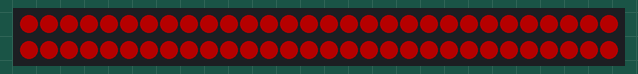
This sketch was run on a simulated Arduino Uno, built with avr-gcc and run on an emulated ATmega328P. On the bench: 60 RGB LEDs in strip order, left to right, continuing on the next row. Dim RGB values are drawn brighter than linear.

Above: at 0.1 s.
At 1.1 s:
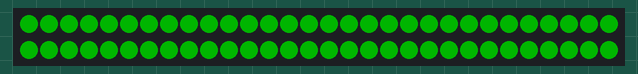
At 2.1 s:
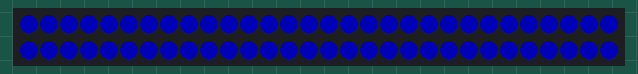

Measured:
- by itself, everything shown: repeats every 3.0 s, in 3 steps
- what the display in image 1 shows lasts 1.0 s, from 1.0 s to 2.0 s

The sketch:

LED_Strip.ino
```cpp
#include <FastLED.h>
#define DATA_PIN 6         // Define the digital pin connected to the data line of the LED strip
#define LED_TYPE WS2812B   // Define the type of LED strip you're using
#define COLOR_ORDER GRB    // Define the color order (RGB or GRB)
#define NUM_LEDS 60       // Define the number of LEDs in your strip
CRGB leds[NUM_LEDS];  // Create an array to store LED data
void setup() {
  FastLED.addLeds<LED_TYPE, DATA_PIN, COLOR_ORDER>(leds, NUM_LEDS);
  FastLED.setBrightness(64); // Set the brightness (0-255)
}
void loop() {
  // Set all LEDs to red
  fill_solid(leds, NUM_LEDS, CRGB(255, 0, 0));
  FastLED.show();
  delay(1000);
  // Set all LEDs to green
  fill_solid(leds, NUM_LEDS, CRGB(0, 255, 0));
  FastLED.show();
  delay(1000);
  // Set all LEDs to blue
  fill_solid(leds, NUM_LEDS, CRGB(0, 0, 255));
  FastLED.show();
  delay(1000);
}
```
